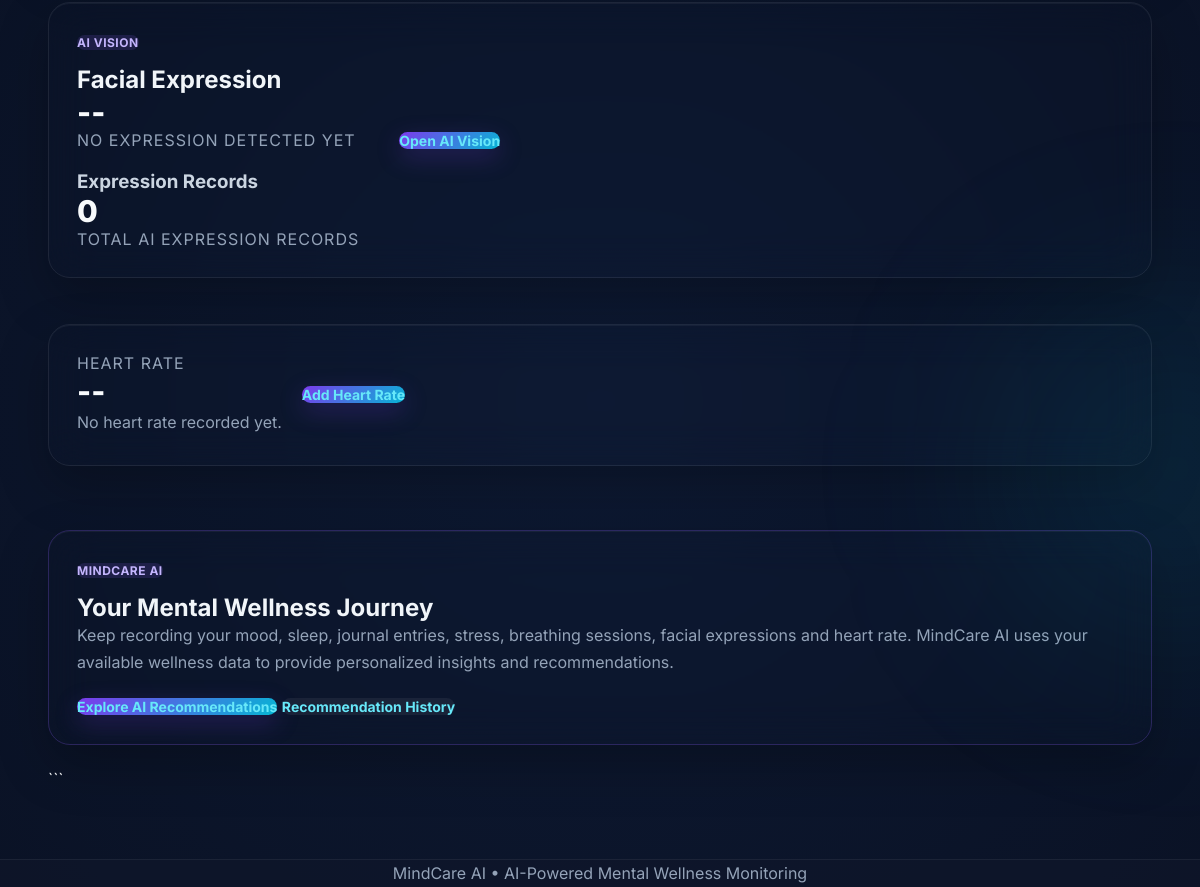
Before: /monitoring/ (signed in, lower part) with the older database file.
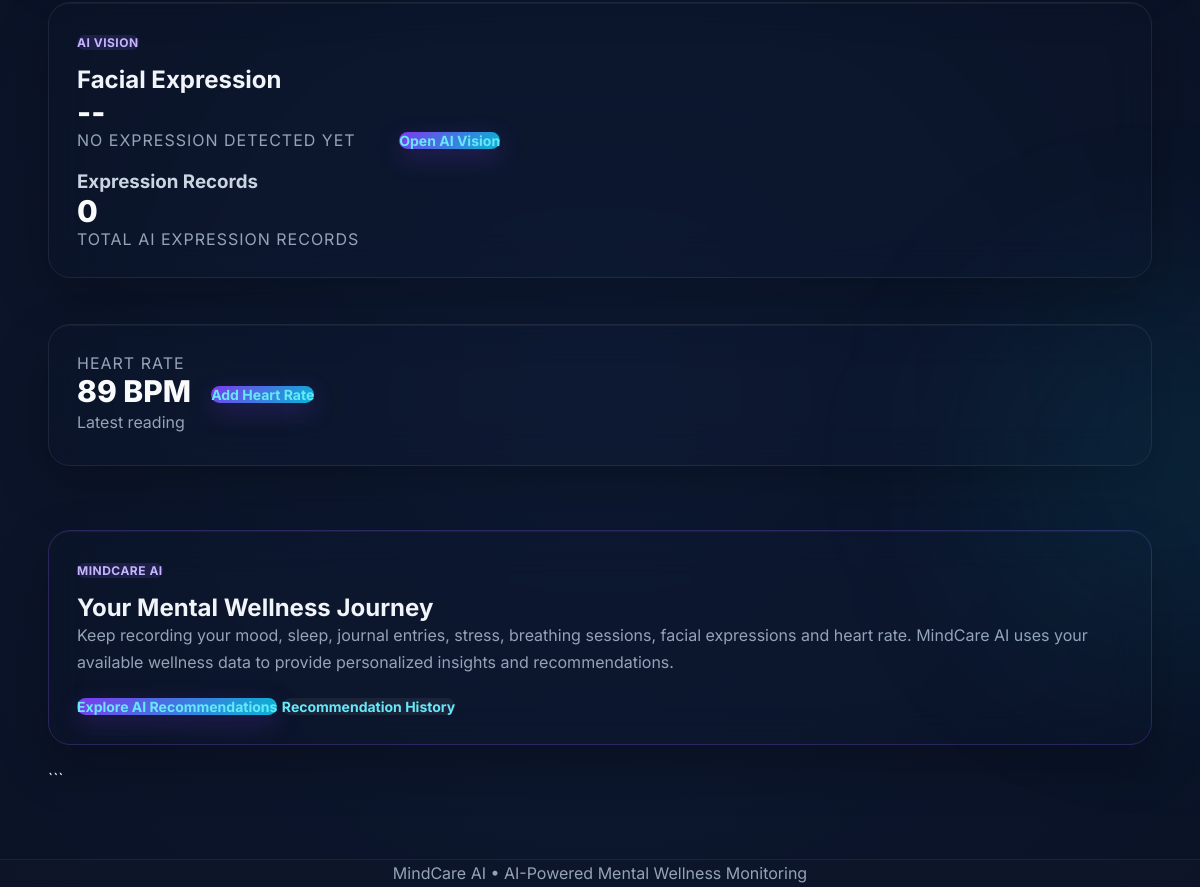
After: the same page with the newer database file.
### monitoring/models.py (models this page shows, shortened)
class HeartRateEntry(models.Model):
    user = models.ForeignKey(User, on_delete=models.CASCADE)
    heart_rate = models.IntegerField()
    created_at = models.DateTimeField(auto_now_add=True)

### monitoring/views.py (the view, shortened to what this page needs)
# urls.py: path('', views.dashboard, name='dashboard'),
@login_required
def dashboard(request):
    moods = MoodEntry.objects.filter(user=request.user).order_by('-created_at')[:10]
    sleeps = SleepEntry.objects.filter(user=request.user).order_by('-created_at')[:10]
    journals = JournalEntry.objects.filter(user=request.user).order_by('-created_at')[:10]
    stresses = StressEntry.objects.filter(user=request.user).order_by('-created_at')[:10]
    breathings = BreathingEntry.objects.filter(user=request.user).order_by('-created_at')[:10]
    facial_expressions = FacialExpression.objects.filter(user=request.user).order_by('-created_at')[:10]
    heart_rates = HeartRateEntry.objects.filter(user=request.user).order_by('-created_at')[:10]
    latest_mood = moods[0] if moods else None
    latest_sleep = sleeps[0] if sleeps else None
    latest_stress = stresses[0] if stresses else None
    latest_breathing = breathings[0] if breathings else None
    latest_journal = journals[0] if journals else None
    latest_facial = facial_expressions[0] if facial_expressions else None
    latest_heart_rate = heart_rates[0] if heart_rates else None
    wellness_score = 0
    if latest_breathing:
        wellness_score += 20
    if wellness_score >= 75:
        wellness_status = "Good"
    elif wellness_score >= 50:
        wellness_status = "Moderate"
    else:
        wellness_status = "Needs Attention"
    prediction = "Prediction unavailable"
    model_path = os.path.join(settings.BASE_DIR, 'ai_model', 'distress_model.pkl')
    mood = 3
    sleep_hours = 7
    sleep_quality = 3
    stress_score = 10
    journal_sentiment = 0
    facial_expression = 3
    heart_rate = 75
    if latest_sleep:
        sleep_hours = float(latest_sleep.hours)
        sleep_quality = int(latest_sleep.quality)
    if latest_stress:
        stress_score = latest_stress.score
    if latest_journal:
        journal_sentiment = TextBlob(latest_journal.content).sentiment.polarity
    if latest_heart_rate:
        heart_rate = latest_heart_rate.heart_rate
    recommendations_list = []
    if latest_mood and latest_mood.mood in ['sad', 'very_sad']:
        recommendations_list.append(
            'Try a relaxing activity such as listening to music, taking a walk, or talking to someone you trust.'
        )
    if sleep_hours < 6:
        recommendations_list.append(
            'Your sleep duration is low. Try maintaining a regular sleep schedule and aim for 7 to 9 hours of sleep.'
        )
    if stress_score > 20:
        recommendations_list.append(
            'Your stress level is high. Try the breathing exercise and take short breaks during the day.'
        )
    elif stress_score > 10:
        recommendations_list.append(
            'Your stress level is moderate. Practice relaxation or breathing exercises regularly.'
        )
    if journal_sentiment < 0:
        recommendations_list.append(
            'Your recent journal entry appears negative. Continue writing your thoughts and consider talking to someone you trust.'
        )
    if latest_facial:
        expression = latest_facial.expression.lower()
        if expression in ['sad', 'fear', 'angry', 'disgust']:
            recommendations_list.append(
                'Your recent facial expression indicates possible negative emotions. Take some time to relax and talk to someone you trust if needed.'
            )
    if heart_rate > 100:
        recommendations_list.append(
            'Your recent heart rate is elevated. Rest for a while and try slow, controlled breathing.'
        )
    if prediction == 'High Distress':
        recommendations_list.append(
            'Your current AI distress prediction is high. Consider taking a break, practicing relaxation, and talking to a trusted person or qualified mental-health professional if distress continues.'
        )
    elif prediction == 'Moderate Distress':
        recommendations_list.append(
            'Your current AI distress prediction is moderate. Focus on sleep, relaxation, breathing exercises, and regular self-monitoring.'
        )
    elif prediction == 'Low Distress':
        recommendations_list.append(
            'Your current AI distress prediction is low. Continue maintaining your healthy daily routine.'
        )
    if not recommendations_list:
        recommendations_list.append(
            'Continue monitoring your mood, sleep, stress, journal, facial expression, and heart rate regularly.'
        )
    return render(
        request,
        'monitoring/dashboard.html',
        {
            'moods': moods,
            'sleeps': sleeps,
            'journals': journals,
            'stresses': stresses,
            'breathings': breathings,
            'facial_expressions': facial_expressions,
            'heart_rates': heart_rates,
            'wellness_score': wellness_score,
            'wellness_status': wellness_status,
            'prediction': prediction,
            'dashboard_distress_level': prediction,
            'recommendations': recommendations_list,
        },
    )

### monitoring/templates/monitoring/dashboard.html (shortened to what this page needs)
{% load static %}
<!DOCTYPE html>
<html>
<head>
    <link rel="stylesheet" href="{% static 'css/style.css' %}">
</head>
<body>
<div class="container">
<br>
<br>
<div class="grid">
    <div class="card data-card">
        <div>
            <div class="ai-badge">AI VISION</div>
            <h2>Facial Expression</h2>
            {% if latest_facial_expression %}
                <div class="data-value">
                    {{ latest_facial_expression.expression }}
                </div>
                <div class="data-label">
                    Latest detected expression
                </div>
                <p class="history-date">
                    {{ latest_facial_expression.created_at|date:"d M Y, h:i A" }}
                </p>
            {% else %}
                <div class="data-value">--</div>
                <div class="data-label">
                    No expression detected yet
                </div>
            {% endif %}
            <br>
            <h3>Expression Records</h3>
            <div class="data-value">
                {{ facial_expressions|length }}
            </div>
            <div class="data-label">
                Total AI expression records
            </div>
        </div>
        <br>
        <a href="{% url 'facial_expression' %}" class="button">
            Open AI Vision
        </a>
    </div>
    <div class="card data-card">
        <div>
            <div class="data-label">Heart Rate</div>
            {% if heart_rates %}
                <div class="data-value">
                    {{ heart_rates.0.heart_rate }} BPM
                </div>
                <p>Latest reading</p>
            {% else %}
                <div class="data-value">--</div>
                <p>No heart rate recorded yet.</p>
            {% endif %}
        </div>
        <a class="button" href="{% url 'heart_rate' %}">
            Add Heart Rate
        </a>
    </div>
</div>
<br><br>
<div class="card ai-card ai-glow">
    <span class="ai-badge">MINDCARE AI</span>
    <h2>Your Mental Wellness Journey</h2>
    <p>
        Keep recording your mood, sleep, journal entries, stress,
        breathing sessions, facial expressions and heart rate.
        MindCare AI uses your available wellness data to provide
        personalized insights and recommendations.
    </p>
    <br>
    <a class="button" href="{% url 'recommendations' %}">
        Explore AI Recommendations
    </a>
    <a class="button button-secondary" href="{% url 'recommendation_history' %}">
        Recommendation History
    </a>
</div>
```
</div>
<div class="footer">
    <p>MindCare AI • AI-Powered Mental Wellness Monitoring</p>
</div>
</body>
</html>

Changed rows visible on the page:
added HeartRateEntry: heart_rate "89"
Other visible differences:
text no longer shown: "-- No heart rate recorded yet."
text now shown: "BPM Latest reading"
